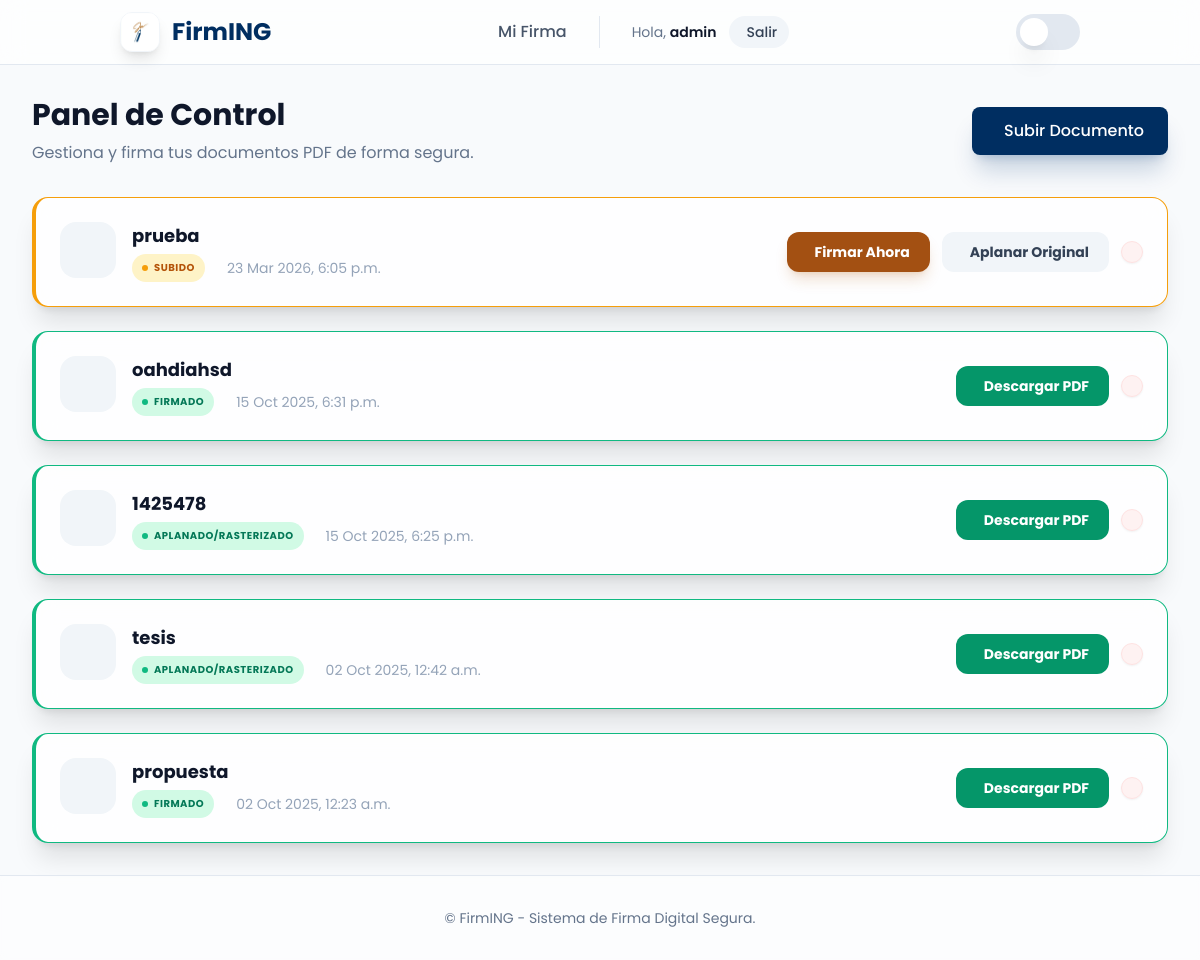
The app's page / (signed in) with its own data.
### core/models.py (models this page shows, shortened)
class Document(models.Model):
    STATUS_CHOICES = (
        ('uploaded', 'Subido'),
        ('signed', 'Firmado'),
        ('flattened', 'Aplanado/Rasterizado'),
        ('flattened_original', 'Original Aplanado'),
    )
    owner = models.ForeignKey(User, on_delete=models.CASCADE)
    title = models.CharField(max_length=200)
    original_file = models.FileField(upload_to='documents/original/')
    signed_file = models.FileField(upload_to='documents/signed/', null=True, blank=True)
    created_at = models.DateTimeField(auto_now_add=True)
    status = models.CharField(max_length=20, choices=STATUS_CHOICES, default='uploaded')
    sha256_hash = models.CharField(max_length=64, null=True, blank=True)
    is_active = models.BooleanField(default=True)

### core/views.py (the view)
# urls.py: path('', views.dashboard, name='dashboard'),
@login_required
def dashboard(request):
    user_documents = Document.objects.filter(owner=request.user, is_active=True).order_by('-created_at')
    context = {
        'documents': user_documents
    }
    return render(request, 'core/dashboard.html', context)

### core/templates/core/dashboard.html (shortened to what this page needs)
{% extends "core/base.html" %}
{% block page_content %}
<div x-data="{
    loaded: false,
    showDeleteModal: false,
    deleteDocId: null,
    deleteDocTitle: '',
    confirmDelete() {
        const csrftoken = document.querySelector('[name=csrfmiddlewaretoken]')?.value || getCookie('csrftoken');
        fetch(`/api/documents/${this.deleteDocId}/delete/`, {
            method: 'POST',
            headers: {
                'X-CSRFToken': csrftoken,
                'Content-Type': 'application/json'
            }
        })
        .then(res => res.json())
        .then(data => {
            if (data.status === 'success') {
                location.reload();
            } else {
                showToast('Error', data.message, 'error');
            }
        })
        .catch(err => {
            console.error(err);
            showToast('Error', 'Error de conexión', 'error');
        });
    }
}" x-init="setTimeout(() => loaded = true, 50)">
    <div class="flex flex-col md:flex-row md:items-center justify-between gap-4 mb-8"
         x-show="loaded"
         x-transition:enter="transition ease-out duration-500"
         x-transition:enter-start="opacity-0 -translate-y-4"
         x-transition:enter-end="opacity-100 translate-y-0">
        <div>
            <h1 class="text-3xl font-bold text-slate-900 dark:text-white mb-2">Panel de Control</h1>
            <p class="text-slate-500 dark:text-slate-400">Gestiona y firma tus documentos PDF de forma segura.</p>
        </div>
        <a href="{% url 'upload_document' %}"
           class="btn-primary flex items-center justify-center gap-2 py-3 px-6 transform transition-all hover:scale-105 active:scale-95 shadow-xl shadow-primary-500/20">
            <span>Subir Documento</span>
        </a>
    </div>
    {% if documents %}
        <div class="grid gap-6">
            {% for document in documents %}
                <div
                    class="glass-card p-6 flex flex-col md:flex-row md:items-center justify-between gap-6 transition-all duration-300 hover:shadow-2xl group border-l-4"
                    :class="{% if document.status == 'flattened' or document.status == 'signed' %}'border-emerald-500'{% else %}'border-amber-500'{% endif %}"
                    x-show="loaded"
                    x-transition:enter="transition ease-out duration-500"
                    x-transition:enter-start="opacity-0 translate-y-8"
                    x-transition:enter-end="opacity-100 translate-y-0"
                    style="transition-delay: {{ forloop.counter0|add:1 }}00ms"
                >
                    <div class="flex items-start gap-4">
                        <div class="flex-shrink-0 w-14 h-14 rounded-2xl bg-slate-100 dark:bg-slate-800 flex items-center justify-center text-primary-600 dark:text-primary-400 group-hover:bg-primary-50 dark:group-hover:bg-primary-900/20 transition-colors">
                        </div>
                        <div>
                            <h3 class="text-lg font-bold text-slate-900 dark:text-white mb-1 group-hover:text-primary-600 dark:group-hover:text-primary-400 transition-colors">{{ document.title }}</h3>
                            <div class="flex flex-wrap items-center gap-4 text-sm">
                                <span class="flex items-center gap-1.5 px-2.5 py-1 rounded-full font-bold text-[10px] uppercase tracking-wider {% if document.status == 'flattened' or document.status == 'signed' %}bg-emerald-100 text-emerald-700 dark:bg-emerald-900/40 dark:text-emerald-400{% else %}bg-amber-100 text-amber-700 dark:bg-amber-900/40 dark:text-amber-400{% endif %}">
                                    <span class="w-1.5 h-1.5 rounded-full {% if document.status == 'flattened' or document.status == 'signed' %}bg-emerald-500{% else %}bg-amber-500 animation-pulse{% endif %}"></span>
                                    {{ document.get_status_display }}
                                </span>
                                <span class="text-slate-400 dark:text-slate-500 flex items-center gap-1.5">
                                    {{ document.created_at|date:"d M Y, P" }}
                                </span>
                            </div>
                        </div>
                    </div>
                    <div class="flex flex-wrap items-center gap-3">
                        {% if document.status == 'flattened' or document.status == 'signed' %}
                            <a href="{% url 'download_signed_document' pk=document.pk %}" class="flex items-center gap-2 px-5 py-2.5 bg-emerald-600 text-white rounded-xl font-bold text-sm transition-all hover:bg-emerald-700 hover:shadow-lg hover:shadow-emerald-500/30 active:scale-95" download>
                                <span>Descargar PDF</span>
                            </a>
                        {% elif document.status == 'uploaded' %}
                            <a href="{% url 'sign_document_editor' pk=document.pk %}" class="btn-secondary flex items-center gap-2 px-5 py-2.5 rounded-xl text-sm font-bold shadow-lg shadow-secondary-500/20">
                                <span>Firmar Ahora</span>
                            </a>
                            <button
                                class="flex items-center gap-2 px-5 py-2.5 bg-slate-100 text-slate-700 rounded-xl font-bold text-sm transition-all hover:bg-slate-200 active:scale-95 dark:bg-slate-800 dark:text-slate-300 dark:hover:bg-slate-700 btn-flatten-original"
                                data-document-id="{{ document.pk }}"
                                x-data="{ processing: false }"
                                @click="processing = true"
                                :class="{ 'opacity-50 pointer-events-none': processing }"
                            >
                                <span x-text="processing ? 'Aplanando...' : 'Aplanar Original'"></span>
                            </button>
                        {% endif %}
                        <button
                            @click="deleteDocId = {{ document.pk }}; deleteDocTitle = '{{ document.title|escapejs }}'; showDeleteModal = true"
                            class="p-2.5 rounded-xl bg-red-50 dark:bg-red-900/20 text-red-600 dark:text-red-400 hover:bg-red-600 hover:text-white transition-all active:scale-90 shadow-sm border border-red-100 dark:border-red-900/30"
                            title="Eliminar"
                        >
                        </button>
                    </div>
                </div>
            {% endfor %}
        </div>
    {% endif %}
</div>
{% endblock %}

### core/templates/core/base.html (shortened to what this page needs)
{% load static %}<!doctype html>
<html lang="es" x-data="{
    darkMode: localStorage.getItem('theme') === 'dark' || (!localStorage.getItem('theme') && window.matchMedia('(prefers-color-scheme: dark)').matches),
    toggleTheme() {
        this.darkMode = !this.darkMode;
        localStorage.setItem('theme', this.darkMode ? 'dark' : 'light');
    }
}" :class="{ 'dark': darkMode, 'light': !darkMode }">
<head>
    <link rel="stylesheet" href="https://unpkg.com/primeicons/primeicons.css">
    <script src="https://cdn.tailwindcss.com"></script>
</head>
<body class="bg-slate-50 text-slate-900 transition-colors duration-300 dark:bg-slate-950 dark:text-slate-100 min-h-screen flex flex-col">
    <header class="sticky top-0 z-50 w-full border-b border-slate-200 bg-white/70 backdrop-blur-md dark:border-slate-800 dark:bg-slate-900/70">
        <div class="container mx-auto flex h-16 items-center justify-between px-4 lg:px-8">
            <div class="flex items-center gap-2">
                <a href="{% url 'dashboard' %}" class="flex items-center gap-3 text-2xl font-bold text-primary-600 dark:text-primary-400 transition-transform active:scale-95 group">
                    <div class="w-10 h-10 bg-white dark:bg-slate-800 rounded-xl flex items-center justify-center shadow-lg border border-slate-100 dark:border-slate-700 overflow-hidden group-hover:scale-110 transition-transform">
                        <img src="{% static 'core/img/logo.png' %}" alt="Logo" class="w-full h-full object-cover">
                    </div>
                    <span>FirmING</span>
                </a>
            </div>
            <nav class="hidden md:flex items-center gap-8">
                {% if user.is_authenticated %}
                    <a href="{% url 'manage_signature' %}" class="nav-link">Mi Firma</a>
                    <div class="flex items-center gap-3 border-l border-slate-200 pl-8 dark:border-slate-700">
                        <span class="text-sm text-slate-500 dark:text-slate-400">Hola, <span class="font-semibold text-slate-900 dark:text-white">{{ user.username }}</span></span>
                        <form action="{% url 'logout' %}" method="post" class="inline">
                            <button type="submit" class="flex items-center gap-1.5 rounded-full bg-slate-100 px-3 py-1.5 text-sm font-medium text-slate-700 transition-all hover:bg-red-50 hover:text-red-600 active:scale-95 dark:bg-slate-800 dark:text-slate-300 dark:hover:bg-red-900/30 dark:hover:text-red-400">
                                Salir
                            </button>
                        </form>
                    </div>
                {% else %}
                    <a href="{% url 'login' %}" class="btn-primary flex items-center gap-2">
                        <i class="pi pi-user"></i>
                        Ingresar
                    </a>
                {% endif %}
            </nav>
            <div class="flex items-center gap-4">
                <div class="flex items-center">
                    <button
                        @click="toggleTheme()"
                        class="relative inline-flex h-9 w-16 items-center rounded-full transition-colors focus:outline-none"
                        :class="darkMode ? 'bg-primary-600' : 'bg-slate-200'"
                    >
                        <span
                            class="inline-block h-7 w-7 transform rounded-full bg-white shadow-xl transition-all duration-300 flex items-center justify-center"
                            :class="darkMode ? 'translate-x-8 rotate-45' : 'translate-x-1 rotate-0'"
                        >
                        </span>
                    </button>
                </div>
            </div>
        </div>
    </header>
    <main class="container mx-auto px-4 py-8 lg:px-8 max-w-7xl flex-grow">
        {% block page_content %}{% endblock %}
    </main>
    <footer class="border-t border-slate-200 dark:border-slate-800 py-8 bg-white/50 dark:bg-slate-900/50 backdrop-blur-sm">
        <div class="container mx-auto px-4 text-center">
            <p class="text-sm text-slate-500 dark:text-slate-400">
                &copy; {{ now|date:"Y" }} FirmING - Sistema de Firma Digital Segura.
            </p>
        </div>
    </footer>
</body>
</html>

### records on screen
Document: title "prueba", status "SUBIDO", created_at "23 Mar 2026, 6:05 p.m."
Document: title "oahdiahsd", status "FIRMADO", created_at "15 Oct 2025, 6:31 p.m.", shows "Descargar PDF"
Document: title "1425478", status "APLANADO/RASTERIZADO", created_at "15 Oct 2025, 6:25 p.m.", shows "Descargar PDF"
Document: title "tesis", status "APLANADO/RASTERIZADO", created_at "02 Oct 2025, 12:42 a.m.", shows "Descargar PDF"
Document: title "propuesta", status "FIRMADO", created_at "02 Oct 2025, 12:23 a.m.", shows "Descargar PDF"

### other values on screen
{{ user.username }} "admin"
